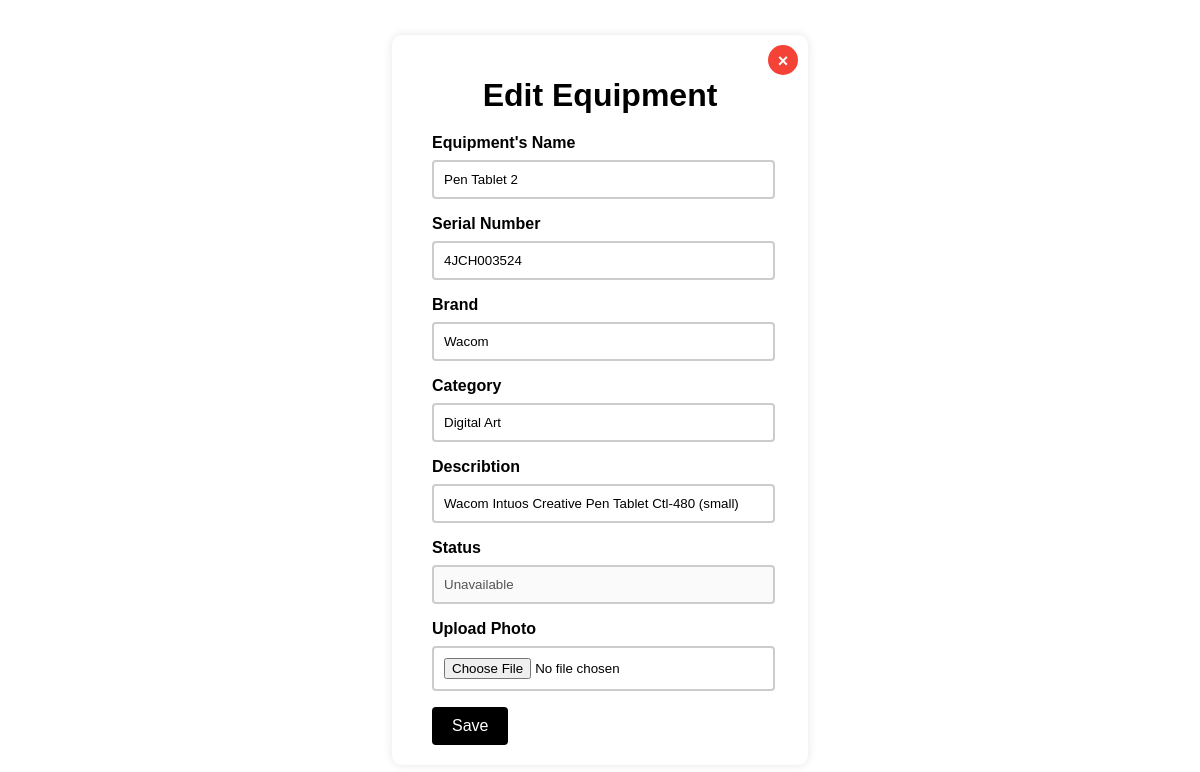
Page /edit_admin/7/ (signed in) on the committed database.
### myapp/models.py (models this page shows, shortened)
class Equipment(models.Model):
    equipment_id = models.AutoField(primary_key=True)
    image = models.ImageField(upload_to='media/', default='media/images/default.jpg')
    name = models.CharField(max_length=100)
    parcel_id = models.CharField(max_length=20)
    brand = models.CharField(max_length=100)
    status = models.BooleanField(default=False)
    date_borrow = models.DateField(null=True, blank=True, help_text="Date when the item was borrowed")
    date_return = models.DateField(null=True, blank=True, help_text="Date when the item is returned")
    borrower = models.ForeignKey(Student, on_delete=models.CASCADE, null=True, blank=True)
    describtion = models.CharField(max_length=360, default="No infomation found.")
    categories = models.CharField(max_length=360, default='default')
    STATUS_CHOICES = [
        ("available", "Available"),
        ("borrowed", "Borrowed"),
    ]
    class Meta:
        constraints = [
            models.UniqueConstraint(fields=['parcel_id'], name='unique_parcel_id')
        ]

### myapp/views.py (the view, shortened to what this page needs)
# urls.py: path("edit_admin/", views.edit_admin, name="edit_admin"),
@login_required
def edit_admin(request, equipment_id):
    device = get_object_or_404(Equipment, equipment_id=equipment_id)
    return render(request, "admin1/edit admin.html", {"device": device})

### myapp/models.py (called while the page is built)
    @property
    def is_authenticated(self):
        return True

### myapp/templates/admin1/edit admin.html (shortened to what this page needs)
{% load static %}
<!DOCTYPE html>
<html lang="en">
<head>
</head>
<body>
    <div class="container">
        <form action="{% url 'catalog_admin' %}" method="get">
            <button class="close-btn" type="submit">&times;</button>
        </form>
        <h1>Edit Equipment</h1>
        <form method="POST" enctype="multipart/form-data">
            <label for="deviceName">Equipment's Name</label>
            <input type="text" id="deviceName" name="deviceName" value="{{ device.name }}" required>
            <label for="parcelName">Serial Number</label>
            <input type="text" id="parcelName" name="parcelName" value="{{ device.parcel_id }}" required>
            <label for="brand">Brand</label>
            <input type="text" id="brand" name="brand" value="{{ device.brand }}" required>
            <label for="categories">Category</label>
            <input type="text" id="categories" name="category" value="{{ device.categories }}" required>
            <label for="describtion">Describtion</label>
            <input type="text" id="describtion" name="describtion" value="{{ device.describtion }}" required>
            <label for="status">Status</label>
            {% if not device.status %}
                <input type="text" value="Available" name="status" disabled></input>
            {% else %}
                <input type="text" value="Unavailable" name="status" disabled></input>
            {% endif %}
            <label for="uploadPhoto">Upload Photo</label>
            <input type="file" id="uploadPhoto" name="uploadPhoto" accept="image/*">
            <button type="submit" class="btn save">Save</button>
        </form>
    </div>
</body>
</html>

### myapp/templates/admin1/edit admin.html (style rules this page uses)
body { font-family: Arial, sans-serif; display: flex; justify-content: center; align-items: center; height: 100vh; margin: 0; }
.container { position: relative; background: white; padding: 20px 40px; box-shadow: 0px 0px 10px rgba(0, 0, 0, 0.1); width: 28vw; border-radius: 10px; }
.close-btn { position: absolute; top: 10px; right: 10px; background-color: #f44336; color: white; border: none; border-radius: 50%; width: 30px; height: 30px; text-align: center; line-height: 30px; cursor: pointer; font-size: 18px; font-weight: bold; }
h1 { text-align: center; margin-bottom: 20px; }
label { display: block; margin-bottom: 8px; font-weight: bold; }
input { width: 95%; padding: 10px; margin-bottom: 16px; border: 2px solid #ccc; border-radius: 4px; }
.btn { padding: 10px 20px; background-color: #000000; color: white; border: none; cursor: pointer; border-radius: 4px; font-size: 16px; }

### rows in the picture
Equipment: deviceName "Pen Tablet 2", parcelName "4JCH003524", brand "Wacom", category "Digital Art", describtion "Wacom Intuos Creative Pen Tablet Ctl-480 (small)"
